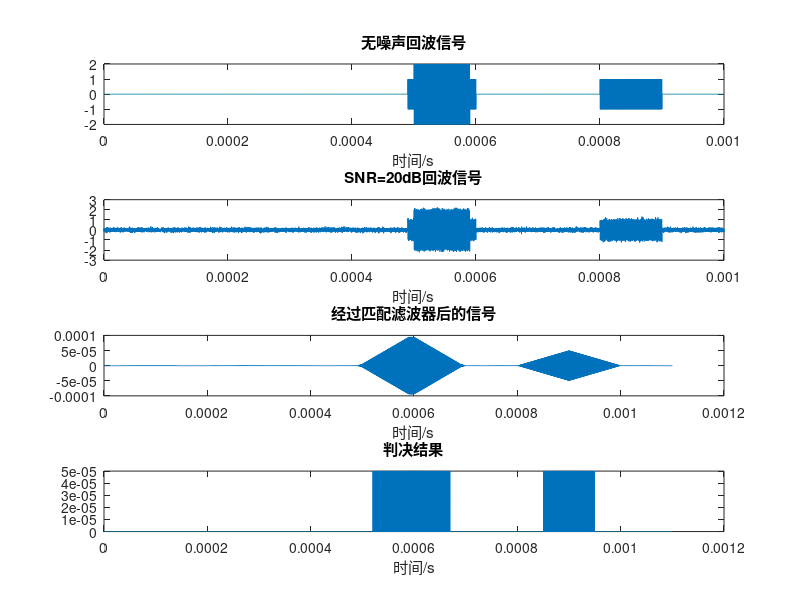

The MATLAB script that drew this image:
%匹配滤波器的结果，回波为三角波

fs=2e7;   %采样率
T=10e-5;  %脉冲宽度
N=fs*T;   %采样点数
t=linspace(0,T,N);%横坐标



y1=sin(2*pi*1.5e6*t);%回波1
y2=sin(2*pi*1.5e6*t);%回波2
y3=sin(2*pi*1.5e6*t);%回波3

y_f=fliplr(y1);%滤波器响应

t0=linspace(0,10*T,10*N);

y00=[zeros(1,5*N),y2,zeros(1,2*N),y3,zeros(1,N)];
y01=[zeros(1,5*N-200),y1,zeros(1,4*N+200)];

y0=y00+y01;


subplot(4,1,1);
plot(t0,y0);
xlabel("时间/s");
title("无噪声回波信号")
y_r=awgn(y0,20);
subplot(4,1,2);
plot(t0,y_r);
xlabel("时间/s");
title("SNR=20dB回波信号")
s0=conv(y_f,y_r)./fs;
ts=linspace(0,11*T,11*N-1);
subplot(4,1,3);
plot(ts,s0);
xlabel("时间/s");
title("经过匹配滤波器后的信号")

s1=zeros(1,length(ts));

for i=1:length(ts)
    if s0(i)>2.5e-5
        s1(i)=5e-5;
    end
end

subplot(4,1,4);
plot(ts,s1);
xlabel("时间/s");
title("判决结果")
